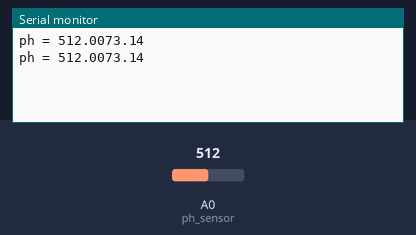
The sketch below on a simulated Arduino Uno, built with avr-gcc and run on an emulated ATmega328P. Shown: the last lines printed to the serial monitor. The inputs (shaded band) are chosen by the test bench; at power-on: A0 (ph_sensor) = 512.

Above: at 1.8 s.
1.9 s: A0 (ph_sensor) set to 716
At 2.8 s:
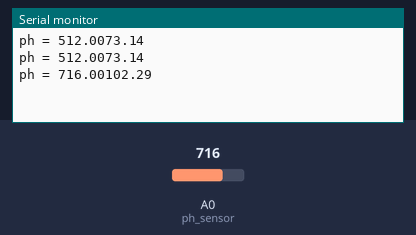
3.4 s: A0 (ph_sensor) set to 900
At 4.8 s:
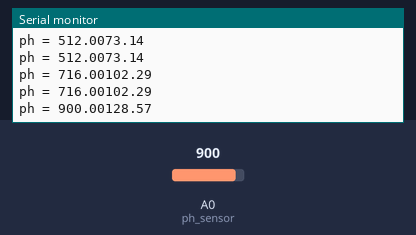
Timing chart, 0 to 6.4 s (numbered marks = the images above; inputs shaded):
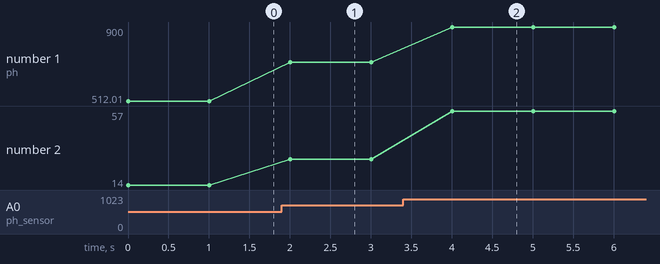

Measured:
- after the input at 1.9 s, the serial monitor: prints a new line after 0.10 s (image 1)
- after the input at 3.4 s, the serial monitor: prints a new line after 0.60 s (image 2)
- plotted number 1: 512.01 → 716 after the input at 1.9 s, 716 → 900 after the input at 3.4 s
- plotted number 2: 14 → 29 after the input at 1.9 s, 29 → 57 after the input at 3.4 s

The sketch:

ph.ino
```cpp
#define ph_sensor A0
float ph_value,sensor_value=0;

void setup(){
    Serial.begin(9600);
}

void loop(){
    ph_value = analogRead(ph_sensor);
    sensor_value = (ph_value)/7;

    Serial.print("ph = ");
    Serial.print(ph_value);
    Serial.println(sensor_value);
    delay(1000);
}
```
